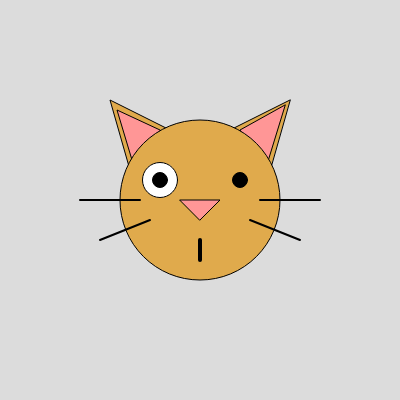
Frame 1 (no input)
Frame 60 (no input): identical to frame 1, image omitted
Frame 120 (the mouse pressed at the canvas centre since frame 60): identical to frame 1, image omitted

The p5.js sketch that drew this single still picture (run headless with seeded random() and noise() and a simulated clock; from frame 60 on, the mouse is pressed at the canvas centre):

// p5.js sketch
// ── sketch.js
function setup() {
  createCanvas(400, 400);
  background(220);

  fill(224, 170, 76);
  // Orecchio sinistro (triangolo)
  triangle(
    130, 170,  // Base sinistra
    110, 100,   // Punta
    170, 130   // Base destra
  );
  
  fill(255, 150, 150);
  // interno orecchio sinistro (triangolo)
  triangle(
    135, 170,  // Base sinistra
    117, 110,   // Punta
    160, 130   // Base destra
  );

  fill(224, 170, 76);
  // Orecchio destro (triangolo)
  triangle(
    270, 170,  // Base sinistra
    230, 130,   // Punta
    290, 100   // Base destra
  );

  fill(255, 150, 150);
  // interno orecchio destro (triangolo)
  triangle(
    265, 170,  // Base destra
    240, 130,   
    285, 105   // Base sinistra
  );

  fill(224, 170, 76);
  // Testa del gatto (cerchio grigio)
  circle(200, 200, 160);
  

  // Occhio sinistro (cerchio nero)
  fill(255)
  circle(160, 180, 35);
  
  // Occhio destro (cerchio nero)
  fill(0);
  circle(240, 180, 15);

  // Pupilla sinistra (cerchio nero)
  fill(0);
  circle(160, 180, 15);

  
  // Naso (piccolo triangolo rosa)
  fill(255, 150, 150);
  triangle(
    180, 200,  // Sinistra
    220, 200,  // Destra
    200, 220   // Punta in basso
  );

  // Baffi sinistri (linee nere)
  stroke(0);
  strokeWeight(2);
  line(140, 200, 80, 200);
  line(150, 220, 100, 240);

  // Baffi destri (linee nere)
  line(260, 200, 320, 200);
  line(250, 220, 300, 240);

  // Bocca (linea nera)
  strokeWeight(4);
  line(200, 240, 200, 260);

}

function draw() {

}
